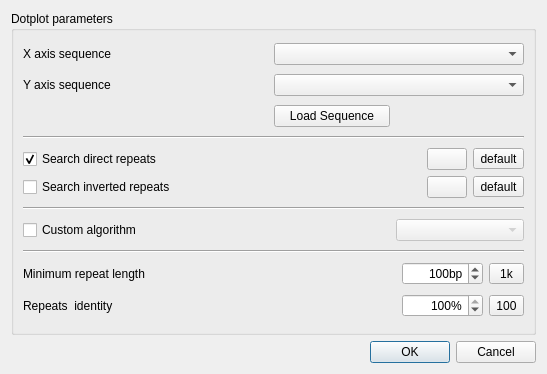
<?xml version="1.0" encoding="UTF-8"?>
<ui version="4.0">
 <class>DotPlotDialog</class>
 <widget class="QDialog" name="DotPlotDialog">
  <property name="windowModality">
   <enum>Qt::ApplicationModal</enum>
  </property>
  <property name="enabled">
   <bool>true</bool>
  </property>
  <property name="geometry">
   <rect>
    <x>0</x>
    <y>0</y>
    <width>547</width>
    <height>374</height>
   </rect>
  </property>
  <property name="windowTitle">
   <string>DotPlot</string>
  </property>
  <property name="windowIcon">
   <iconset>
    <normaloff>:/repeat_finder/repeats_image</normaloff>:/repeat_finder/repeats_image</iconset>
  </property>
  <property name="modal">
   <bool>true</bool>
  </property>
  <layout class="QVBoxLayout" name="verticalLayout">
   <item>
    <widget class="QGroupBox" name="paramsBox">
     <property name="title">
      <string>Dotplot parameters</string>
     </property>
     <layout class="QGridLayout" name="gridLayout">
      <item row="6" column="0" colspan="6">
       <widget class="Line" name="line">
        <property name="baseSize">
         <size>
          <width>0</width>
          <height>0</height>
         </size>
        </property>
        <property name="frameShadow">
         <enum>QFrame::Sunken</enum>
        </property>
        <property name="orientation">
         <enum>Qt::Horizontal</enum>
        </property>
       </widget>
      </item>
      <item row="9" column="0">
       <widget class="QCheckBox" name="algoCheck">
        <property name="text">
         <string>Custom algorithm</string>
        </property>
       </widget>
      </item>
      <item row="9" column="3" colspan="3">
       <widget class="QComboBox" name="algoCombo">
        <property name="enabled">
         <bool>false</bool>
        </property>
       </widget>
      </item>
      <item row="10" column="0" colspan="6">
       <widget class="Line" name="line_2">
        <property name="orientation">
         <enum>Qt::Horizontal</enum>
        </property>
       </widget>
      </item>
      <item row="13" column="1" colspan="3">
       <spacer name="horizontalSpacer_5">
        <property name="orientation">
         <enum>Qt::Horizontal</enum>
        </property>
        <property name="sizeHint" stdset="0">
         <size>
          <width>40</width>
          <height>20</height>
         </size>
        </property>
       </spacer>
      </item>
      <item row="11" column="2">
       <spacer name="horizontalSpacer_4">
        <property name="orientation">
         <enum>Qt::Horizontal</enum>
        </property>
        <property name="sizeHint" stdset="0">
         <size>
          <width>40</width>
          <height>20</height>
         </size>
        </property>
       </spacer>
      </item>
      <item row="0" column="0">
       <widget class="QLabel" name="label_4">
        <property name="text">
         <string>X axis sequence</string>
        </property>
       </widget>
      </item>
      <item row="11" column="0">
       <widget class="QLabel" name="label_2">
        <property name="minimumSize">
         <size>
          <width>0</width>
          <height>0</height>
         </size>
        </property>
        <property name="text">
         <string>Minimum repeat length</string>
        </property>
       </widget>
      </item>
      <item row="4" column="0">
       <widget class="QLabel" name="label_5">
        <property name="text">
         <string>Y axis sequence</string>
        </property>
       </widget>
      </item>
      <item row="13" column="0">
       <widget class="QLabel" name="label_3">
        <property name="text">
         <string>Repeats  identity</string>
        </property>
       </widget>
      </item>
      <item row="0" column="2" colspan="4">
       <widget class="QComboBox" name="xAxisCombo"/>
      </item>
      <item row="11" column="4">
       <widget class="QSpinBox" name="minLenBox">
        <property name="sizePolicy">
         <sizepolicy hsizetype="Minimum" vsizetype="Fixed">
          <horstretch>0</horstretch>
          <verstretch>0</verstretch>
         </sizepolicy>
        </property>
        <property name="minimumSize">
         <size>
          <width>0</width>
          <height>0</height>
         </size>
        </property>
        <property name="alignment">
         <set>Qt::AlignRight|Qt::AlignTrailing|Qt::AlignVCenter</set>
        </property>
        <property name="suffix">
         <string>bp</string>
        </property>
        <property name="prefix">
         <string/>
        </property>
        <property name="minimum">
         <number>2</number>
        </property>
        <property name="maximum">
         <number>1000000</number>
        </property>
        <property name="singleStep">
         <number>1</number>
        </property>
        <property name="value">
         <number>100</number>
        </property>
       </widget>
      </item>
      <item row="11" column="5">
       <widget class="QToolButton" name="minLenHeuristicsButton">
        <property name="sizePolicy">
         <sizepolicy hsizetype="Minimum" vsizetype="Fixed">
          <horstretch>0</horstretch>
          <verstretch>0</verstretch>
         </sizepolicy>
        </property>
        <property name="toolTip">
         <string>Heuristic based selection of repeat length so the number of repeats in the sequence will not exceed 1000</string>
        </property>
        <property name="text">
         <string>1k</string>
        </property>
       </widget>
      </item>
      <item row="4" column="2" colspan="4">
       <widget class="QComboBox" name="yAxisCombo"/>
      </item>
      <item row="13" column="4">
       <widget class="QSpinBox" name="identityBox">
        <property name="sizePolicy">
         <sizepolicy hsizetype="Minimum" vsizetype="Fixed">
          <horstretch>0</horstretch>
          <verstretch>0</verstretch>
         </sizepolicy>
        </property>
        <property name="minimumSize">
         <size>
          <width>0</width>
          <height>0</height>
         </size>
        </property>
        <property name="alignment">
         <set>Qt::AlignRight|Qt::AlignTrailing|Qt::AlignVCenter</set>
        </property>
        <property name="suffix">
         <string>%</string>
        </property>
        <property name="minimum">
         <number>50</number>
        </property>
        <property name="maximum">
         <number>100</number>
        </property>
        <property name="value">
         <number>100</number>
        </property>
       </widget>
      </item>
      <item row="13" column="5">
       <widget class="QToolButton" name="hundredPercentButton">
        <property name="sizePolicy">
         <sizepolicy hsizetype="Fixed" vsizetype="Fixed">
          <horstretch>0</horstretch>
          <verstretch>0</verstretch>
         </sizepolicy>
        </property>
        <property name="toolTip">
         <string>Resets repeats identity to 100%</string>
        </property>
        <property name="text">
         <string>100</string>
        </property>
       </widget>
      </item>
      <item row="9" column="1" colspan="2">
       <spacer name="horizontalSpacer_10">
        <property name="orientation">
         <enum>Qt::Horizontal</enum>
        </property>
        <property name="sizeHint" stdset="0">
         <size>
          <width>87</width>
          <height>20</height>
         </size>
        </property>
       </spacer>
      </item>
      <item row="0" column="1">
       <spacer name="horizontalSpacer_2">
        <property name="orientation">
         <enum>Qt::Horizontal</enum>
        </property>
        <property name="sizeHint" stdset="0">
         <size>
          <width>87</width>
          <height>20</height>
         </size>
        </property>
       </spacer>
      </item>
      <item row="4" column="1">
       <spacer name="horizontalSpacer_3">
        <property name="orientation">
         <enum>Qt::Horizontal</enum>
        </property>
        <property name="sizeHint" stdset="0">
         <size>
          <width>87</width>
          <height>20</height>
         </size>
        </property>
       </spacer>
      </item>
      <item row="8" column="0" colspan="6">
       <widget class="Line" name="line_3">
        <property name="orientation">
         <enum>Qt::Horizontal</enum>
        </property>
       </widget>
      </item>
      <item row="7" column="0" colspan="6">
       <layout class="QGridLayout" name="gridLayout_2">
        <item row="1" column="0">
         <widget class="QCheckBox" name="invertedCheckBox">
          <property name="text">
           <string>Search inverted repeats</string>
          </property>
         </widget>
        </item>
        <item row="0" column="0">
         <widget class="QCheckBox" name="directCheckBox">
          <property name="text">
           <string>Search direct repeats</string>
          </property>
          <property name="checked">
           <bool>true</bool>
          </property>
         </widget>
        </item>
        <item row="0" column="3">
         <widget class="QPushButton" name="directColorButton">
          <property name="text">
           <string notr="true"/>
          </property>
          <property name="autoDefault">
           <bool>false</bool>
          </property>
          <property name="default">
           <bool>false</bool>
          </property>
          <property name="flat">
           <bool>false</bool>
          </property>
         </widget>
        </item>
        <item row="0" column="1">
         <spacer name="horizontalSpacer_6">
          <property name="orientation">
           <enum>Qt::Horizontal</enum>
          </property>
          <property name="sizeHint" stdset="0">
           <size>
            <width>40</width>
            <height>20</height>
           </size>
          </property>
         </spacer>
        </item>
        <item row="0" column="4">
         <widget class="QToolButton" name="directDefaultColorButton">
          <property name="text">
           <string>default</string>
          </property>
         </widget>
        </item>
        <item row="1" column="4">
         <widget class="QToolButton" name="invertedDefaultColorButton">
          <property name="text">
           <string>default</string>
          </property>
         </widget>
        </item>
        <item row="1" column="3">
         <widget class="QPushButton" name="invertedColorButton">
          <property name="text">
           <string notr="true"/>
          </property>
          <property name="autoDefault">
           <bool>false</bool>
          </property>
          <property name="default">
           <bool>false</bool>
          </property>
          <property name="flat">
           <bool>false</bool>
          </property>
         </widget>
        </item>
       </layout>
      </item>
      <item row="5" column="2">
       <widget class="QPushButton" name="loadSequenceButton">
        <property name="toolTip">
         <string>Click to load a sequence from the file system. The sequence will be added to the combo boxes when it is loaded to the project</string>
        </property>
        <property name="text">
         <string>Load Sequence</string>
        </property>
       </widget>
      </item>
     </layout>
    </widget>
   </item>
   <item>
    <widget class="QDialogButtonBox" name="buttonBox">
     <property name="standardButtons">
      <set>QDialogButtonBox::Cancel|QDialogButtonBox::Ok</set>
     </property>
    </widget>
   </item>
  </layout>
 </widget>
 <tabstops>
  <tabstop>xAxisCombo</tabstop>
  <tabstop>yAxisCombo</tabstop>
  <tabstop>loadSequenceButton</tabstop>
  <tabstop>directCheckBox</tabstop>
  <tabstop>invertedCheckBox</tabstop>
  <tabstop>directColorButton</tabstop>
  <tabstop>directDefaultColorButton</tabstop>
  <tabstop>invertedColorButton</tabstop>
  <tabstop>invertedDefaultColorButton</tabstop>
  <tabstop>algoCheck</tabstop>
  <tabstop>algoCombo</tabstop>
  <tabstop>minLenBox</tabstop>
  <tabstop>minLenHeuristicsButton</tabstop>
  <tabstop>identityBox</tabstop>
  <tabstop>hundredPercentButton</tabstop>
 </tabstops>
 <resources/>
 <connections>
  <connection>
   <sender>algoCheck</sender>
   <signal>toggled(bool)</signal>
   <receiver>algoCombo</receiver>
   <slot>setEnabled(bool)</slot>
   <hints>
    <hint type="sourcelabel">
     <x>127</x>
     <y>212</y>
    </hint>
    <hint type="destinationlabel">
     <x>526</x>
     <y>213</y>
    </hint>
   </hints>
  </connection>
  <connection>
   <sender>buttonBox</sender>
   <signal>accepted()</signal>
   <receiver>DotPlotDialog</receiver>
   <slot>accept()</slot>
   <hints>
    <hint type="sourcelabel">
     <x>273</x>
     <y>307</y>
    </hint>
    <hint type="destinationlabel">
     <x>273</x>
     <y>163</y>
    </hint>
   </hints>
  </connection>
  <connection>
   <sender>buttonBox</sender>
   <signal>rejected()</signal>
   <receiver>DotPlotDialog</receiver>
   <slot>reject()</slot>
   <hints>
    <hint type="sourcelabel">
     <x>273</x>
     <y>307</y>
    </hint>
    <hint type="destinationlabel">
     <x>273</x>
     <y>163</y>
    </hint>
   </hints>
  </connection>
 </connections>
</ui>
